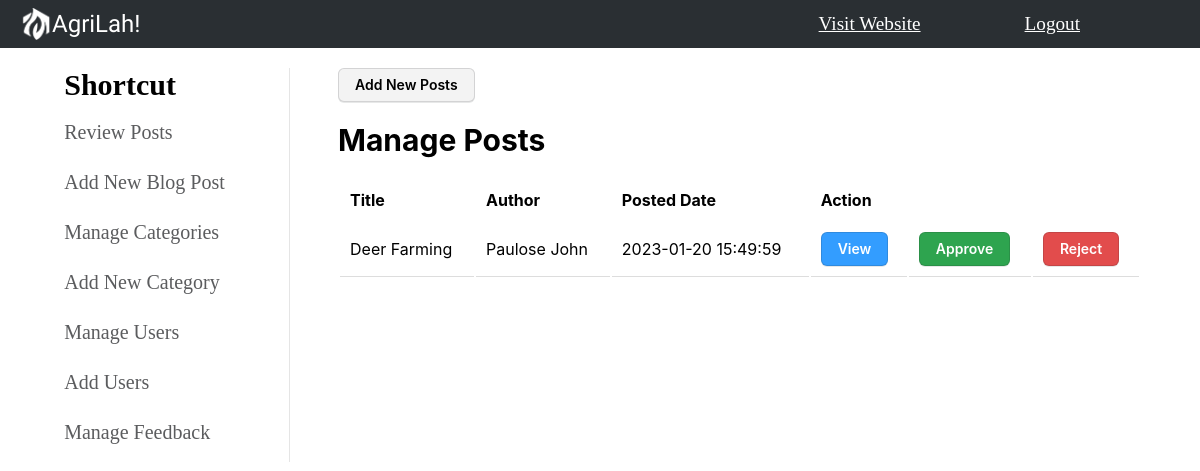
The app's page /admin/index.php with its own data.
### tables this page shows
CREATE TABLE IF NOT EXISTS `blog_post` (
  `post_id` int NOT NULL AUTO_INCREMENT,
  `post_title` varchar(100) NOT NULL,
  `post_thumbnail` varchar(255) DEFAULT NULL,
  `post_content` longtext,
  `post_created` datetime DEFAULT CURRENT_TIMESTAMP,
  `post_status` int DEFAULT '0',
  `user_id` int NOT NULL,
  `category_id` int NOT NULL,
  `views` int NOT NULL DEFAULT '0',
  PRIMARY KEY (`post_id`),
  KEY `user_id` (`user_id`),
  KEY `category_id` (`category_id`)
);

CREATE TABLE IF NOT EXISTS `user` (
  `user_id` int NOT NULL AUTO_INCREMENT,
  `first_name` varchar(20) DEFAULT NULL,
  `last_name` varchar(20) NOT NULL,
  `user_password` varchar(20) NOT NULL,
  `user_email` varchar(100) NOT NULL,
  `user_role` varchar(10) NOT NULL DEFAULT 'user',
  `user_profile` varchar(50) NOT NULL DEFAULT 'no_image.jpg',
  `user_title` varchar(100) NOT NULL DEFAULT 'Your Average Blogger',
  `user_bios` varchar(255) NOT NULL DEFAULT 'Sharing the pleasure of agriculture with like-minded people	',
  `security_quest` varchar(20) NOT NULL,
  `security_answer` varchar(255) NOT NULL,
  `notification` int NOT NULL DEFAULT '0',
  PRIMARY KEY (`user_id`)
);

### admin/index.php (the view, shortened to what this page needs)
<?php
include "header.php";
$query = "SELECT * FROM `blog_post` p INNER JOIN `user` u ON p.`user_id` = u.`user_id` WHERE p.`post_status`=0 ORDER BY p.`post_id` DESC";
$stmt = $db->query($query);
?>
    <main class="main">
        <section class="grid-container">
            <?php include 'sidebar.php'?>
            <div>
                <div class="form-wrapper">
                    <div>
                        <button class="neutral-btn" onclick="location.replace('../assets/post-blog.php');">Add New Posts</button>
                    </div>
                </div>
                <?php
                    echo '<section class="row-container">';
                    if ($stmt->num_rows != 0){
                        echo '<h2>Manage Posts</h2>';
                        echo '<table>';
                        echo '<tr>';
                        echo '<th>Title</th>';
                        echo '<th>Author</th>';
                        echo '<th>Posted Date</th>';
                        echo '<th>Action</th>';
                        echo '</tr>';
                        while ($row = $stmt->fetch_assoc()){
                            echo "<tr>";
                            echo '<td>' . $row['post_title'] . '</td>';
                            echo '<td>' . $row['last_name'] ." ". $row['first_name'] . '</td>';
                            echo '<td>' . $row['post_created'] . '</td>';
                            echo '<td>';
                            echo '<form action="../assets/show-blog.php" method="get">';
                            echo '<input type="submit" class="blue-btn" value="View" />';
                            echo '</form>';
                            echo '</td>';
                            echo '<td>';
                            echo '<form action="approve-post.php" method="get">';
                            echo '<input type="submit" class="green-btn" value="Approve" />';
                            echo '</form>';
                            echo '</td>';
                            echo '<td>';
                            echo '<form action="delete-post.php" method="get">';
                            echo '<input type="submit" class="red-btn" value="Reject" />';
                            echo '</form>';
                            echo '</td>';
                            echo "</tr>";
                        };
                        echo '</table>';
                    }else{
                        echo 'No pending posts';
                    };
                    echo '</section>';
                ?>
            </div>
        </section>
    </main>
</body>
</html>

### admin/style/style.css (style rules this page uses)
html, body { scroll-behavior: smooth; }
* { margin: 0; padding: 0; box-sizing: border-box; }
button { cursor: pointer; }
.grid-container { display: grid; grid-template-columns: 290px auto; grid-gap: 3rem; margin-top: 20px; }
.row-container { margin: 20px 0; width: 98%; font-family: -apple-system,system-ui,"Segoe UI",Helvetica,Arial,sans-serif,"Apple Color Emoji","Segoe UI Emoji"; }
.row-container h2 { font-size: 30px; margin: 20px 0; font-weight: 700; }
table { width: 95%; }
td, th { text-align: left; padding: 10px; border-collapse: collapse; overflow-x: hidden; }
td { border-bottom: 1px solid #dddddd; }
.green-btn, .red-btn, .neutral-btn, .blue-btn { border-radius: 6px; box-sizing: border-box; border: 1px solid rgba(27, 31, 35, .15); box-shadow: rgba(27, 31, 35, .1) 0 1px 0; color: #fff; cursor: pointer; font-family: -apple-system,system-ui,"Segoe UI",Helvetica,Arial,sans-serif,"Apple Color Emoji","Segoe UI Emoji"; font-size: 14px; font-weight: 600; line-height: 20px; padding: 6px 16px; }
.neutral-btn { color: black; background: #f3f3f3; }
.green-btn, .input-form input[type=submit] { background-color: #2ea44f; }
.red-btn { background-color: #e24c4c; }
.blue-btn { background-color: #339DFF; }

### records on screen
blog_post: post_title "Deer Farming", user.last_name "Paulose", user.first_name "John", post_created "2023-01-20 15:49:59"
